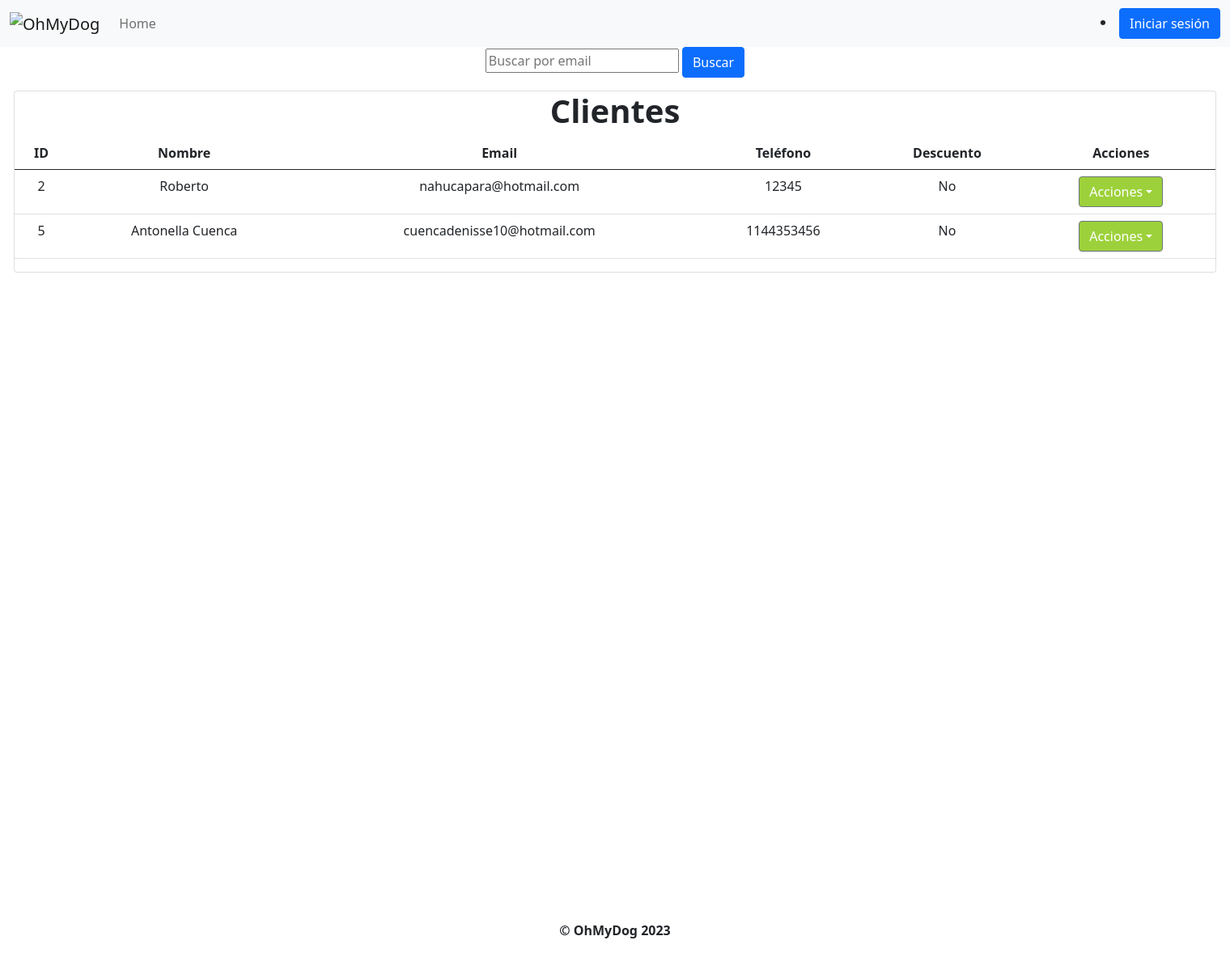
Screenshot of /clientes with the database file from the repository.
### OhMyDog/modelos/clientes/clientes.py (models this page shows, shortened)
class Cliente(models.Model):
    id = models.BigAutoField(primary_key=True)
    nombre = models.CharField(max_length=30)
    email = models.EmailField(max_length=30)
    telefono = models.CharField(max_length=20)
    habilitado = models.BooleanField(default=True)

### OhMyDog/views/clientes.py (the view)
# urls.py: path("clientes", listar_clientes, name="clientes"),
def listar_clientes(request):
    email = request.GET.get("email", "")
    clientes = buscar_clientes_contienen_mail(email)
    for cliente in clientes:
        if (buscar_descuento_por_email(cliente.email)) is None:
            cliente.descuento = False
        else:
            cliente.descuento = True
    return render(request, "listado_clientes.html", {"clientes": clientes, "email": email})

### OhMyDog/modelos/clientes/__init__.py (called while the page is built)
def buscar_clientes_contienen_mail(email):
    return Cliente.objects.filter(email__icontains=email)

### OhMyDog/modelos/publicaciones/__init__.py (called while the page is built)
def buscar_descuento_por_email(email):
    try:
        return Descuento.objects.get(mail=email)
    except Descuento.DoesNotExist:
        return None

### OhMyDog/templates/listado_clientes.html (shortened to what this page needs)
{% extends 'layout.html' %} {% block title %}OhMyDog - Clientes{% endblock %}
{% block content %}
<div
	class="container containerPrincipal"
>
	<form method="GET" action="{% url 'clientes' %}">
		<input
			type="text"
			name="email"
			placeholder="Buscar por email"
			value = "{{ email }}"
		/>
		<button class="btn btn-primary" type="submit">Buscar</button>
	</form>
	<div class="card">
		<h1>Clientes</h1>
		<table class="table table-hover">
			<thead>
			<tr>
				<th scope="col">ID</th>
				<th scope="col">Nombre</th>
				<th scope="col">Email</th>
				<th scope="col">Teléfono</th>
				<th scope="col">Descuento</th>
				<th scope="col">Acciones</th>
			</tr>
			</thead>
			<tbody>
				{% if clientes %}
				{% for cliente in clientes %}
				<tr>
					<td>{{ cliente.id }}</td>
					<td>{{ cliente.nombre }}</td>
					<td>{{ cliente.email }}</td>
					<td>{{ cliente.telefono }}</td>
					{% if cliente.descuento %}
						<td>Si</td>
					{% else %}
						<td>No</td>
					{% endif %}
					<td>
						{% if cliente.habilitado %}
						<div class="dropdown">
							<a
								class="btn btn-secondary dropdown-toggle"
								href="#"
								role="button"
								id="dropdownMenuLink"
								data-bs-toggle="dropdown"
								aria-haspopup="true"
								aria-expanded="false"
								style="
									background-color: rgb(157, 209, 59);
								"
								>Acciones</a
							>
						</div>
						{% else %}
						<a style="color:red; font-weight:bold">Deshabilitado</a>
						{% endif %}
					</td>
				</tr>
				{% endfor %}
				{% else %}
				<tr>
					<td colspan="5">
						<p>No se encontraron clientes</p>
					</td>
				</tr>
				{%endif%}
			</tbody>
		</table>
	</div>
</div>
{%endblock%}

### OhMyDog/templates/layout.html (style rules this page uses)
h1 { font-weight: bold; }
.containerPrincipal { float: none; text-align: center; display: block; width: 1510px; max-width: 1980px; height: 1080px; }

### rows the page displays
Cliente: id "2", nombre "Roberto", email "nahucapara@hotmail.com", telefono "12345", shows "No", habilitado "Acciones"
Cliente: id "5", nombre "Antonella Cuenca", email "cuencadenisse10@hotmail.com", telefono "1144353456", shows "No", habilitado "Acciones"
